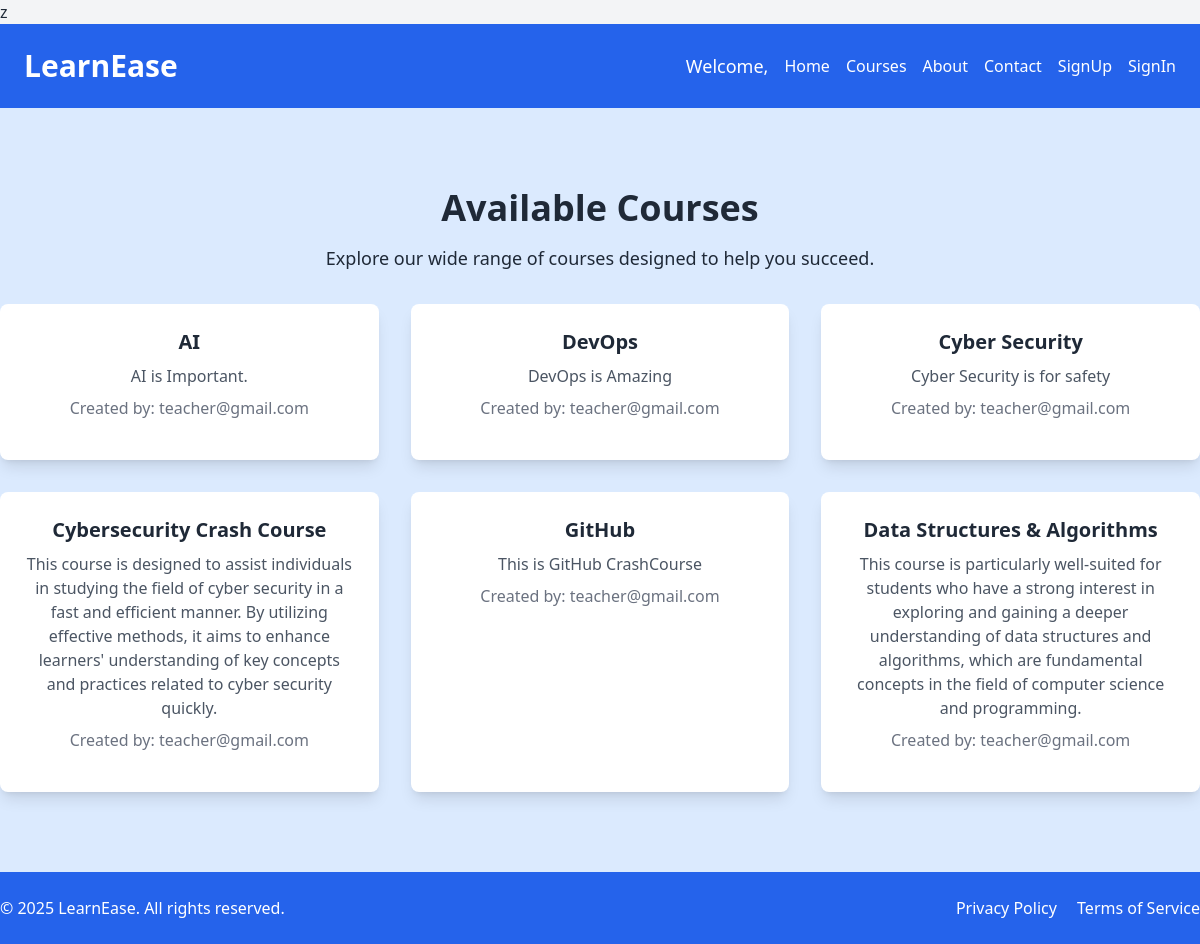
The page /Courses/ on the database its author committed.
### aiutorapp/models.py (models this page shows, shortened)
class Course(models.Model):
    name = models.CharField(max_length=255)
    description = models.TextField()
    creator = models.ForeignKey(CustomUser, on_delete=models.CASCADE)  # Link to the teacher who created the course
    created_at = models.DateTimeField(auto_now_add=True)  # Timestamp for when the course was created
    file = models.FileField(upload_to='course_files/', blank=True, null=True)  # Field for uploading course files
    media_files = models.FileField(upload_to='media_files/', blank=True, null=True)  # Field for uploading multiple media files
    youtube_link = models.URLField(blank=True, null=True)  # Field for storing YouTube video link

class CustomUser(AbstractUser):
    USER_TYPE_CHOICES = (
        ('teacher', 'As Teacher'),
        ('student', 'As Student'),
    )
    user_type = models.CharField(max_length=10, choices=USER_TYPE_CHOICES)

### aiutorapp/views.py (the view)
# urls.py: path('Courses/', views.courses, name='courses'),
def courses(request):
    logger.info(f"Request method: {request.method}, Path: {request.path}")
    all_courses = Course.objects.all()  # Fetch all courses
    enrolled_courses = Enrollment.objects.filter(student=request.user.id).values_list('course', flat=True) if request.user.is_authenticated else []  # Fetch enrolled course IDs for authenticated users
    return render(request, 'courses.html', {'courses': all_courses, 'enrolled_courses': enrolled_courses})

### aiutorapp/templates/courses.html (shortened to what this page needs)
z{% load static tailwind_tags %}
{% load static %}
<!DOCTYPE html>
<html lang="en">
<head>
    <link href="https://cdn.jsdelivr.net/npm/tailwindcss@2.2.19/dist/tailwind.min.css" rel="stylesheet">
    <link rel="stylesheet" href="{% static 'style.css' %}">
    {% tailwind_css %}
</head>
<body class="bg-gray-100 text-gray-800 font-sans flex flex-col min-h-screen">
    {% include 'header.html' %}
    <section class="py-20 bg-blue-100 flex-grow">
        <div class="max-w-7xl mx-auto text-center">
            <h2 class="text-4xl font-extrabold">Available Courses</h2>
            <p class="mt-4 text-lg">Explore our wide range of courses designed to help you succeed.</p>
            <div class="mt-8 grid grid-cols-1 md:grid-cols-3 gap-8">
                {% for course in courses %}
                <div class="bg-white p-6 rounded-lg shadow-lg">
                    <h3 class="text-xl font-semibold">{{ course.name }}</h3>
                    <p class="mt-2 text-gray-600">{{ course.description }}</p>
                    <p class="mt-2 text-gray-500">Created by: {{ course.creator.username }}</p>
                </div>
                {% endfor %}
            </div>
        </div>
    </section>
    {% include 'footer.html' %}
</body>
</html>

### static/style.css (style rules this page uses)
body { font-family: 'Poppins', sans-serif; }

### rows shown on the page
Course: name "AI", description "AI is Important.", creator.username "teacher@gmail.com"
Course: name "DevOps", description "DevOps is Amazing", creator.username "teacher@gmail.com"
Course: name "Cyber Security", description "Cyber Security is for safety", creator.username "teacher@gmail.com"
Course: name "Cybersecurity Crash Course", description "This course is designed to assist individuals in studying the field of cyber security in a fast and efficient manner. By utilizing effective methods, it aims to enhance learners' understanding of key concepts and practices related to cyber security quickly.", creator.username "teacher@gmail.com"
Course: name "GitHub", description "This is GitHub CrashCourse", creator.username "teacher@gmail.com"
Course: name "Data Structures & Algorithms", description "This course is particularly well-suited for students who have a strong interest in exploring and gaining a deeper understanding of data structures and algorithms, which are fundamental concepts in the field of computer science and programming.", creator.username "teacher@gmail.com"
